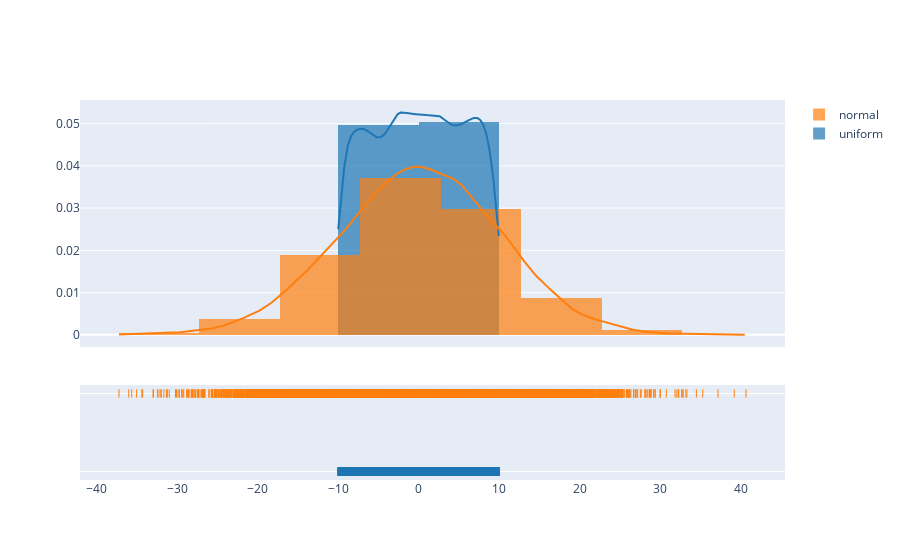

The notebook cell this image was saved under:
### Code cell
hist_data = [data_uniform, data_normal]

grp_labels = ['uniform', 'normal']

fig = ff.create_distplot(hist_data, grp_labels, bin_size=1)
fig.show()

### Figure 1 — Plotly figure (JSON) as saved in the notebook; plotly's stock layout.template omitted (floating-point values rounded to 4 significant figures; data arrays with more than 128 entries replaced by an {"elided": "..."} marker saying what was removed)
{"data": [{"autobinx": false, "histnorm": "probability density", "legendgroup": "uniform", "marker": {"color": "rgb(31, 119, 180)"}, "name": "uniform", "opacity": 0.7, "type": "histogram", "x": {"elided": "10000 float values"}, "xaxis": "x", "xbins": {"end": 9.999, "size": 10, "start": -9.998}, "yaxis": "y"}, {"autobinx": false, "histnorm": "probability density", "legendgroup": "normal", "marker": {"color": "rgb(255, 127, 14)"}, "name": "normal", "opacity": 0.7, "type": "histogram", "x": {"elided": "10000 float values"}, "xaxis": "x", "xbins": {"end": 40.67, "size": 10, "start": -37.24}, "yaxis": "y"}, {"legendgroup": "uniform", "marker": {"color": "rgb(31, 119, 180)"}, "mode": "lines", "name": "uniform", "showlegend": false, "type": "scatter", "x": {"elided": "500 float values"}, "xaxis": "x", "y": {"elided": "500 float values"}, "yaxis": "y"}, {"legendgroup": "normal", "marker": {"color": "rgb(255, 127, 14)"}, "mode": "lines", "name": "normal", "showlegend": false, "type": "scatter", "x": {"elided": "500 float values"}, "xaxis": "x", "y": {"elided": "500 float values"}, "yaxis": "y"}, {"legendgroup": "uniform", "marker": {"color": "rgb(31, 119, 180)", "symbol": "line-ns-open"}, "mode": "markers", "name": "uniform", "showlegend": false, "type": "scatter", "x": {"elided": "10000 float values"}, "xaxis": "x", "y": {"elided": "10000 str values"}, "yaxis": "y2"}, {"legendgroup": "normal", "marker": {"color": "rgb(255, 127, 14)", "symbol": "line-ns-open"}, "mode": "markers", "name": "normal", "showlegend": false, "type": "scatter", "x": {"elided": "10000 float values"}, "xaxis": "x", "y": {"elided": "10000 str values"}, "yaxis": "y2"}], "layout": {"barmode": "overlay", "hovermode": "closest", "legend": {"traceorder": "reversed"}, "xaxis": {"anchor": "y2", "domain": [0, 1], "zeroline": false}, "yaxis": {"anchor": "free", "domain": [0.35, 1], "position": 0}, "yaxis2": {"anchor": "x", "domain": [0, 0.25], "dtick": 1, "showticklabels": false}}}
